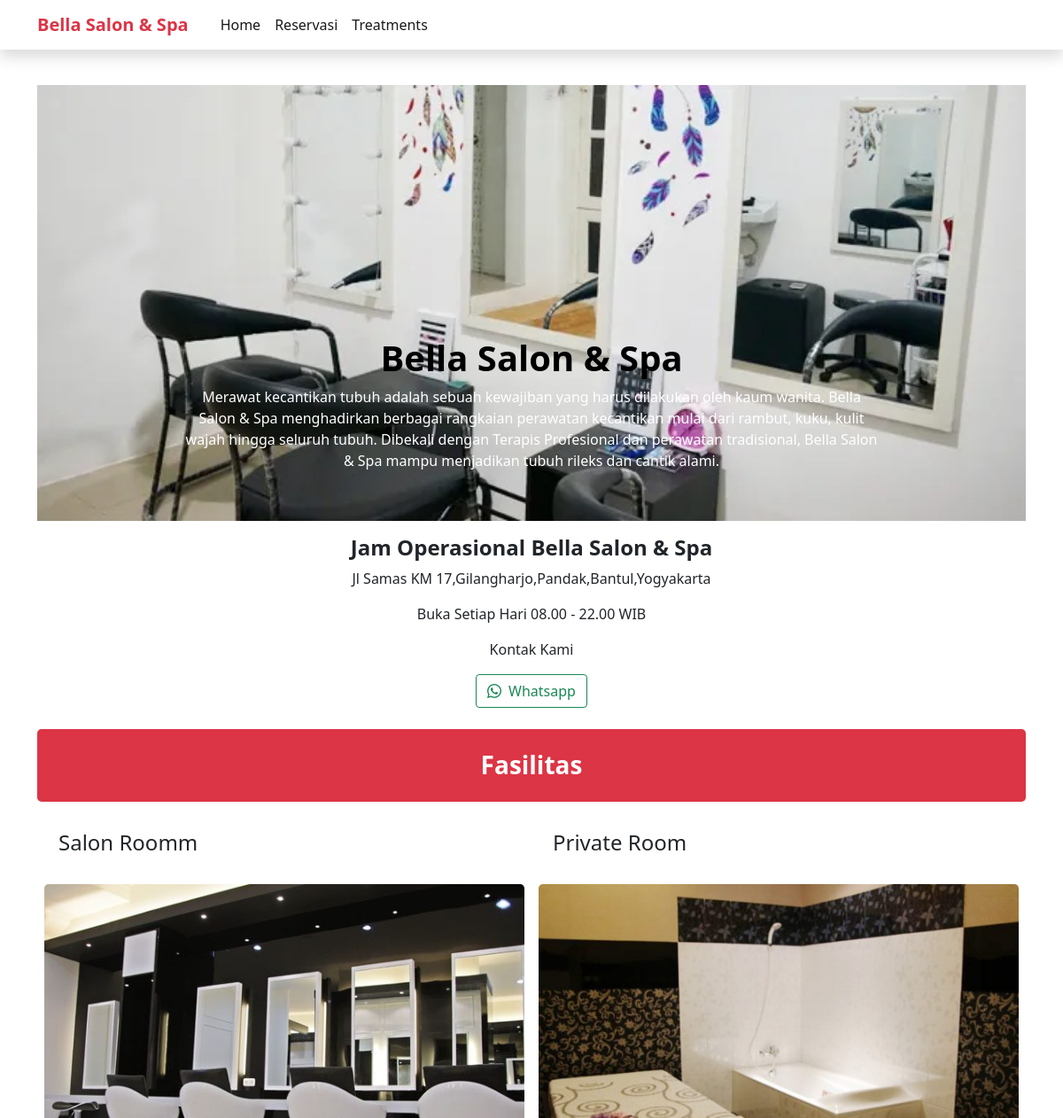
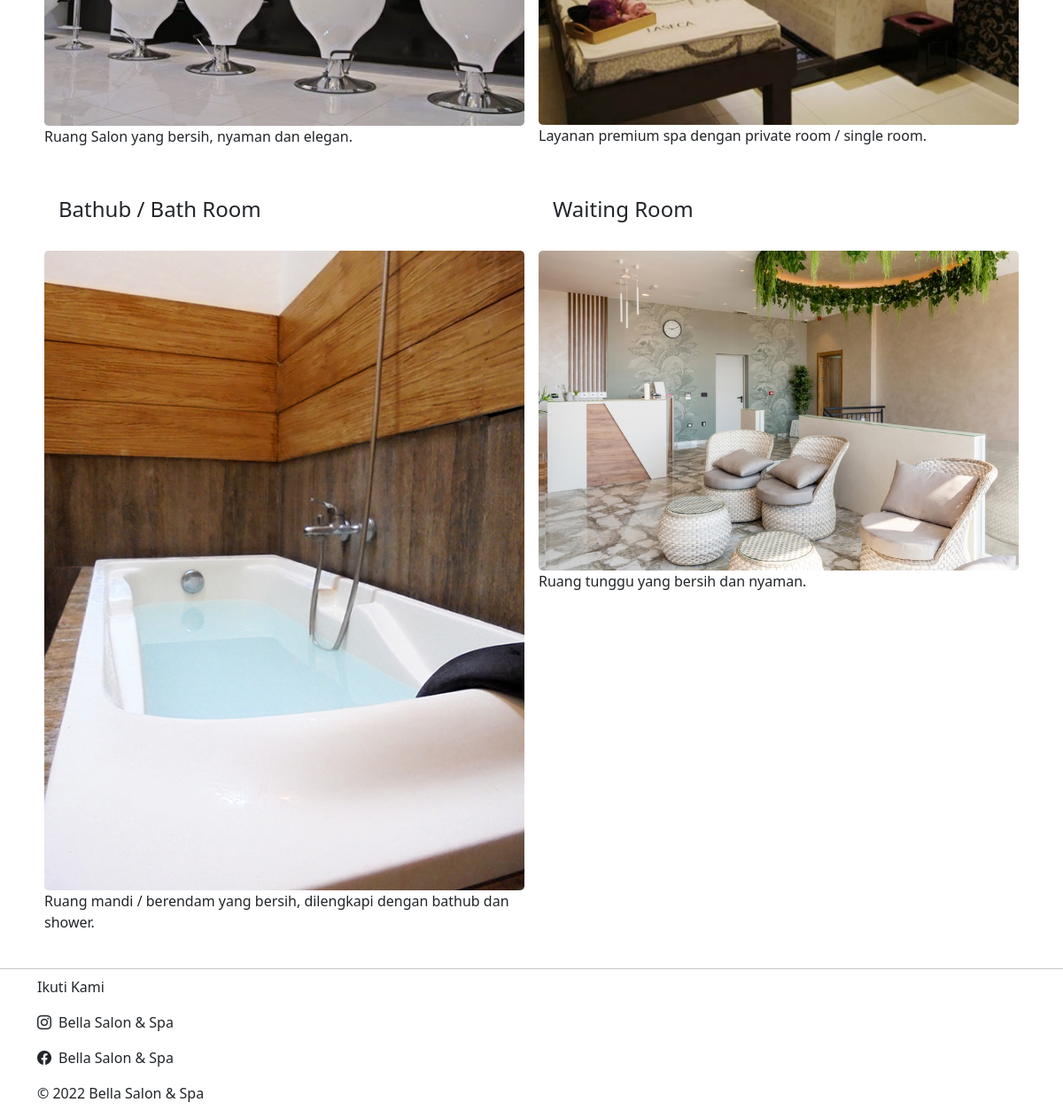
The page / on the database its author committed (2 pictures, top to bottom).
### tables this page shows
CREATE TABLE `fasilitas` (
  `id_fasilitas` int(11) NOT NULL,
  `nama_fasilitas` varchar(20) NOT NULL,
  `foto` varchar(100) NOT NULL,
  `deskripsi` text NOT NULL
);

### conn.php (called while the page is built, shortened)
<?php
$conn = mysqli_connect("localhost","root", "", "bela-salon")
        or die ('gagal terkoneksi ke database');
function query ($query) {
    global $conn;
    $result = mysqli_query($conn,$query);
    $rows = [];
    while ( $row = mysqli_fetch_assoc($result) ) {
        $rows[] = $row;
    }
    return $rows;
}
?>

### index.php (the view, shortened to what this page needs)
<?php
require 'conn.php';
$fasilitas = query("SELECT * FROM fasilitas");
?>
<!DOCTYPE html>
<html lang="en">
<head>
    <link rel="stylesheet" href="css/bootstrap.css">
    <link rel="stylesheet" href="https://cdn.jsdelivr.net/npm/bootstrap-icons@1.8.1/font/bootstrap-icons.css">
    <link rel="stylesheet" href="css/_variables.scss">
</head>
<body>
    <nav class="navbar navbar-expand-lg navbar-light bg-white fixed-top shadow">
        <div class="container ">
            <a class="navbar-brand text-danger" href="#"><b>Bella Salon & Spa</b></a>
            <div class="container-fluid">
                <div class="collapse navbar-collapse" id="navbarSupportedContent">
                    <div class="collapse navbar-collapse" id="navbarSupportedContent">
                        <div class="navbar-nav text-left">
                            <li><a class="nav-link active" aria-current="page" href="index.php">Home</a></li>
                            <li><a class="nav-link active" aria-current="page" href="Menu/reservasi.php">Reservasi</a>
                            </li>
                            <li><a class="nav-link active" aria-current="page"
                                    href="Menu/list_perawatan.php">Treatments</a></li>
                        </div>
                    </div>
                </div>
            </div>
        </div>
    </nav>
    <div class="container mt-5">
        <div class="pt-5 pb-3">
            <div id="carouselExampleCaptions" class="carousel slide" data-bs-ride="carousel">
                <div class="carousel-inner">
                    <div class="carousel-item active">
                        <img src="img/carausel.jpg" class="d-block w-100" alt="...">
                        <div class="carousel-caption d-none d-md-block">
                            <h1 class="text-center text-black"><b> Bella Salon & Spa</b></h1>
                            <p class="text-center ">
                                Merawat kecantikan tubuh adalah sebuah kewajiban yang harus dilakukan oleh kaum
                                wanita. Bella Salon & Spa menghadirkan berbagai rangkaian perawatan kecantikan mulai
                                dari rambut, kuku, kulit
                                wajah hingga seluruh tubuh. Dibekali dengan Terapis Profesional dan perawatan
                                tradisional, Bella Salon & Spa
                                mampu menjadikan tubuh rileks dan cantik alami.</p>
                        </div>
                    </div>
                </div>
            </div>
        </div>
        <div class="pb-2 text-center">
            <h4><b>Jam Operasional Bella Salon & Spa</b> </h4>
            <p>Jl Samas KM 17,Gilangharjo,Pandak,Bantul,Yogyakarta</p>
            <p>Buka Setiap Hari 08.00 - 22.00 WIB</p>
            <p>Kontak Kami</p>
            <a href="https://api.whatsapp.com/send?phone=+6288239775160&text=Hallo ,Bella Salon & Spa" target="_blank"
                data-bs-toggle="tooltip" data-bs-placement="top" title="Klik untuk chat penjual via Whatsapp"><button
                    type="submit" class="btn btn-outline-success mb-3"><i
                        class="bi bi-whatsapp me-2"></i>Whatsapp</button></a>
        </div>
        <div class="bg-danger rounded-3 text-white">
            <h3 class="text-center py-4"><b>Fasilitas</b></h3>
        </div>
        <div class=" row g-0 position-relative d-flex ">
            <?php foreach($fasilitas as $row){ ?>
            <div class="d-flex col-md-6 px-2 pb-3">
                <div class=" rounded rounded-3 ">
                    <h4 class="px-3 py-4"><?= $row["nama_fasilitas"] ?></h4>
                    <img src="img/<?= $row['foto'] ?>" class="w-100 rounded-3" alt="" srcset="">
                    <p><?= $row["deskripsi"] ?></p>
                </div>
            </div>
            <?php } ?>
        </div>
    </div>
    <hr class="dropdown-divider">
    <div class="container">
        <p>Ikuti Kami</p>
        <div class="d-flex">
            <p><i class="bi bi-instagram me-2"></i>Bella Salon & Spa</p>
        </div>
        <div class="d-flex">
            <p><i class="bi bi-facebook me-2"></i>Bella Salon & Spa</p>
        </div>
        <p>&copy 2022 Bella Salon & Spa</p>
    </div>
</body>
</html>

### rows shown on the page
fasilitas: nama_fasilitas "Salon Roomm", foto (picture), deskripsi "Ruang Salon yang bersih, nyaman dan elegan."
fasilitas: nama_fasilitas "Private Room", foto (picture), deskripsi "Layanan premium spa dengan private room / single room."
fasilitas: nama_fasilitas "Bathub / Bath Room", foto (picture), deskripsi "Ruang mandi / berendam yang bersih, dilengkapi dengan bathub dan shower."
fasilitas: nama_fasilitas "Waiting Room", foto (picture), deskripsi "Ruang tunggu yang bersih dan nyaman."
